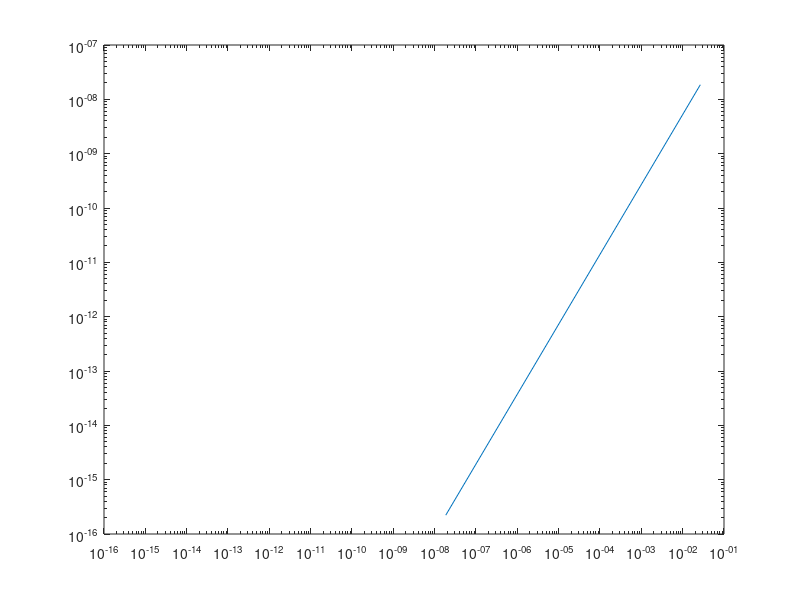

MATLAB code for this plot:

x0 = 3; %  Semilla del cero de orden 2
x1 = 2; % Semilla del cero de orden 1

% método inciso b

b0 = x0;
b1 = x1;

e0 = [abs(pi - b0)];
e1 = [abs(pi/2 - b1)]
j = 1
while(e0>10^(-10)) %propongo como método de parada que el error absoluto sea menor a 10^-10
b0 = b0 - ((sin(b0)*sin(b0)*cos(b0))^2)/(sin(sin(b0)*sin(b0)*cos(b0)+b0)*sin(sin(b0)*sin(b0)*cos(b0)+b0)*cos(sin(b0)*sin(b0)*cos(b0)+b0)-sin(b0)*sin(b0)*cos(b0));
e0(j) = abs(pi - b0);
b1 = b1 - ((sin(b1)*sin(b1)*cos(b1))^2)/(sin(sin(b1)*sin(b1)*cos(b1)+b1)*sin(sin(b1)*sin(b1)*cos(b1)+b1)*cos(sin(b1)*sin(b1)*cos(b1)+b1)-sin(b1)*sin(b1)*cos(b1));
e1(j) = abs(pi/2 - b1);
j+=1;
endwhile

e0y = e0(2:length(e0));
e0x = e0(1:length(e0)-1);


e1y = e1(2:length(e0));
e1x = e1(1:(length(e0)-1));

% graficar rectas

loglog(e0x,e0y); % pendiente aproximadamente 1
loglog(e1x,e1y); % pocos puntos pero pendiente aproximadamente 2
